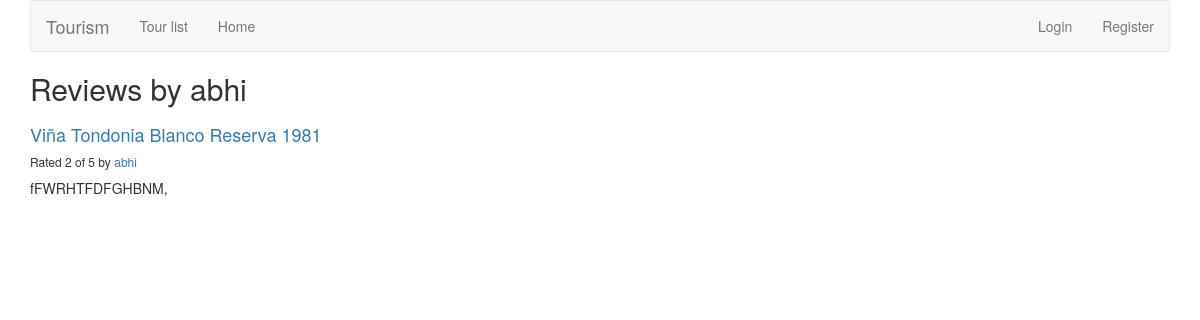
The app's page /home/review/user/abhi/ with its own data.
### reviews/models.py (models this page shows, shortened)
class Review(models.Model):
    RATING_CHOICES=(
        (1,'1'),
        (2,'2'),
        (3,'3'),
        (4,'4'),
        (5,'5'),
    )
    tour = models.ForeignKey(Tour,on_delete = models.DO_NOTHING)
    pub_date = models.DateTimeField('date published')
    user_name = models.CharField(max_length=100)
    comment = models.CharField(max_length=200)
    rating = models.IntegerField(choices=RATING_CHOICES)

class Tour(models.Model):
    name = models.CharField(max_length=200)

### reviews/views.py (the view)
# urls.py: url(r'^review/user/(?P<username>\w+)/$',views.user_review_list,name='user_review_list'),
def user_review_list(request, username=None):
    if not username:
        username = request.user.username
    latest_review_list = Review.objects.filter(user_name=username).order_by('-pub_date')
    context = {'latest_review_list':latest_review_list, 'username':username}
    return render(request, 'reviews/user_review_list.html', context)

### reviews/templates/reviews/user_review_list.html
{% extends 'reviews/review_list.html' %}
{% block title %}
<h2>Reviews by {{ username }}</h2>
{% endblock %}

### reviews/templates/reviews/review_list.html (shortened to what this page needs)
{% extends 'reviews/base.html' %}
{% block content %}
{% if latest_review_list %}
<div class="row">
    {% for review in latest_review_list %}
    <div class="col-xs-6 col-lg-4">
        <h4><a href="{% url 'reviews:review_detail' review.id %}">
        {{ review.tour.name }}
        </a></h4>
        <h6>Rated {{ review.rating }} of 5 by <a href="{% url 'reviews:user_review_list' review.user_name %}" >{{ review.user_name }}</a></h6>
        <p>{{ review.comment }}</p>
    </div>
    {% endfor %}
</div>
{% else %}
<p>No reviews are available.</p>
{% endif %}
{% endblock %}

### records on screen
Review: user_name "abhi", tour.name "Viña Tondonia Blanco Reserva 1981", rating "2", comment "fFWRHTFDFGHBNM,"
